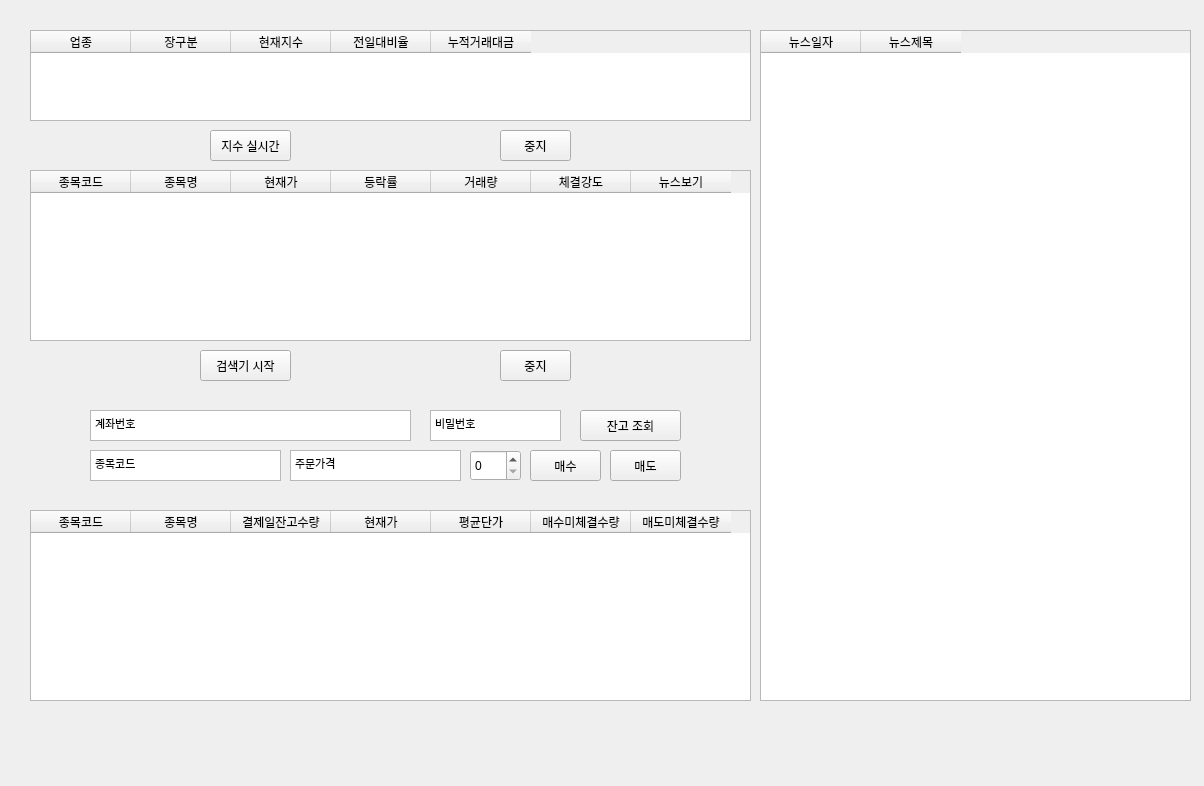
<?xml version="1.0" encoding="UTF-8"?>
<ui version="4.0">
 <class>MainWindow</class>
 <widget class="QMainWindow" name="MainWindow">
  <property name="geometry">
   <rect>
    <x>0</x>
    <y>0</y>
    <width>1204</width>
    <height>786</height>
   </rect>
  </property>
  <property name="windowTitle">
   <string>MainWindow</string>
  </property>
  <widget class="QWidget" name="centralwidget">
   <widget class="QTableWidget" name="tableWidget_1">
    <property name="geometry">
     <rect>
      <x>30</x>
      <y>30</y>
      <width>721</width>
      <height>91</height>
     </rect>
    </property>
    <column>
     <property name="text">
      <string>업종</string>
     </property>
    </column>
    <column>
     <property name="text">
      <string>장구분</string>
     </property>
    </column>
    <column>
     <property name="text">
      <string>현재지수</string>
     </property>
    </column>
    <column>
     <property name="text">
      <string>전일대비율</string>
     </property>
    </column>
    <column>
     <property name="text">
      <string>누적거래대금</string>
     </property>
    </column>
   </widget>
   <widget class="QPushButton" name="pushButton_1">
    <property name="geometry">
     <rect>
      <x>210</x>
      <y>130</y>
      <width>81</width>
      <height>31</height>
     </rect>
    </property>
    <property name="text">
     <string>지수 실시간</string>
    </property>
   </widget>
   <widget class="QPushButton" name="pushButton_2">
    <property name="geometry">
     <rect>
      <x>500</x>
      <y>130</y>
      <width>71</width>
      <height>31</height>
     </rect>
    </property>
    <property name="text">
     <string>중지</string>
    </property>
   </widget>
   <widget class="QTableWidget" name="tableWidget_2">
    <property name="geometry">
     <rect>
      <x>30</x>
      <y>170</y>
      <width>721</width>
      <height>171</height>
     </rect>
    </property>
    <column>
     <property name="text">
      <string>종목코드</string>
     </property>
    </column>
    <column>
     <property name="text">
      <string>종목명</string>
     </property>
    </column>
    <column>
     <property name="text">
      <string>현재가</string>
     </property>
    </column>
    <column>
     <property name="text">
      <string>등락률</string>
     </property>
    </column>
    <column>
     <property name="text">
      <string>거래량</string>
     </property>
    </column>
    <column>
     <property name="text">
      <string>체결강도</string>
     </property>
    </column>
    <column>
     <property name="text">
      <string>뉴스보기</string>
     </property>
    </column>
   </widget>
   <widget class="QPushButton" name="pushButton_3">
    <property name="geometry">
     <rect>
      <x>200</x>
      <y>350</y>
      <width>91</width>
      <height>31</height>
     </rect>
    </property>
    <property name="text">
     <string>검색기 시작</string>
    </property>
   </widget>
   <widget class="QTableWidget" name="tableWidget_3">
    <property name="geometry">
     <rect>
      <x>760</x>
      <y>30</y>
      <width>431</width>
      <height>671</height>
     </rect>
    </property>
    <column>
     <property name="text">
      <string>뉴스일자</string>
     </property>
    </column>
    <column>
     <property name="text">
      <string>뉴스제목</string>
     </property>
    </column>
   </widget>
   <widget class="QPushButton" name="pushButton_4">
    <property name="geometry">
     <rect>
      <x>500</x>
      <y>350</y>
      <width>71</width>
      <height>31</height>
     </rect>
    </property>
    <property name="text">
     <string>중지</string>
    </property>
   </widget>
   <widget class="QPushButton" name="pushButton_6">
    <property name="geometry">
     <rect>
      <x>530</x>
      <y>450</y>
      <width>71</width>
      <height>31</height>
     </rect>
    </property>
    <property name="text">
     <string>매수</string>
    </property>
   </widget>
   <widget class="QPushButton" name="pushButton_7">
    <property name="geometry">
     <rect>
      <x>610</x>
      <y>450</y>
      <width>71</width>
      <height>31</height>
     </rect>
    </property>
    <property name="text">
     <string>매도</string>
    </property>
   </widget>
   <widget class="QSpinBox" name="spinBox">
    <property name="geometry">
     <rect>
      <x>470</x>
      <y>450</y>
      <width>51</width>
      <height>31</height>
     </rect>
    </property>
   </widget>
   <widget class="QTextEdit" name="textEdit_1">
    <property name="geometry">
     <rect>
      <x>90</x>
      <y>410</y>
      <width>321</width>
      <height>31</height>
     </rect>
    </property>
    <property name="html">
     <string>&lt;!DOCTYPE HTML PUBLIC &quot;-//W3C//DTD HTML 4.0//EN&quot; &quot;http://www.w3.org/TR/REC-html40/strict.dtd&quot;&gt;
&lt;html&gt;&lt;head&gt;&lt;meta name=&quot;qrichtext&quot; content=&quot;1&quot; /&gt;&lt;style type=&quot;text/css&quot;&gt;
p, li { white-space: pre-wrap; }
&lt;/style&gt;&lt;/head&gt;&lt;body style=&quot; font-family:'Gulim'; font-size:9pt; font-weight:400; font-style:normal;&quot;&gt;
&lt;p style=&quot; margin-top:0px; margin-bottom:0px; margin-left:0px; margin-right:0px; -qt-block-indent:0; text-indent:0px;&quot;&gt;&lt;span style=&quot; font-family:'MS Shell Dlg 2'; font-size:8pt;&quot;&gt;계좌번호&lt;/span&gt;&lt;/p&gt;&lt;/body&gt;&lt;/html&gt;</string>
    </property>
   </widget>
   <widget class="QTextEdit" name="textEdit_2">
    <property name="geometry">
     <rect>
      <x>430</x>
      <y>410</y>
      <width>131</width>
      <height>31</height>
     </rect>
    </property>
    <property name="html">
     <string>&lt;!DOCTYPE HTML PUBLIC &quot;-//W3C//DTD HTML 4.0//EN&quot; &quot;http://www.w3.org/TR/REC-html40/strict.dtd&quot;&gt;
&lt;html&gt;&lt;head&gt;&lt;meta name=&quot;qrichtext&quot; content=&quot;1&quot; /&gt;&lt;style type=&quot;text/css&quot;&gt;
p, li { white-space: pre-wrap; }
&lt;/style&gt;&lt;/head&gt;&lt;body style=&quot; font-family:'Gulim'; font-size:9pt; font-weight:400; font-style:normal;&quot;&gt;
&lt;p style=&quot; margin-top:0px; margin-bottom:0px; margin-left:0px; margin-right:0px; -qt-block-indent:0; text-indent:0px;&quot;&gt;&lt;span style=&quot; font-family:'MS Shell Dlg 2'; font-size:8pt;&quot;&gt;비밀번호&lt;/span&gt;&lt;/p&gt;&lt;/body&gt;&lt;/html&gt;</string>
    </property>
   </widget>
   <widget class="QTextEdit" name="textEdit_3">
    <property name="geometry">
     <rect>
      <x>90</x>
      <y>450</y>
      <width>191</width>
      <height>31</height>
     </rect>
    </property>
    <property name="html">
     <string>&lt;!DOCTYPE HTML PUBLIC &quot;-//W3C//DTD HTML 4.0//EN&quot; &quot;http://www.w3.org/TR/REC-html40/strict.dtd&quot;&gt;
&lt;html&gt;&lt;head&gt;&lt;meta name=&quot;qrichtext&quot; content=&quot;1&quot; /&gt;&lt;style type=&quot;text/css&quot;&gt;
p, li { white-space: pre-wrap; }
&lt;/style&gt;&lt;/head&gt;&lt;body style=&quot; font-family:'Gulim'; font-size:9pt; font-weight:400; font-style:normal;&quot;&gt;
&lt;p style=&quot; margin-top:0px; margin-bottom:0px; margin-left:0px; margin-right:0px; -qt-block-indent:0; text-indent:0px;&quot;&gt;&lt;span style=&quot; font-family:'MS Shell Dlg 2'; font-size:8pt;&quot;&gt;종목코드&lt;/span&gt;&lt;/p&gt;&lt;/body&gt;&lt;/html&gt;</string>
    </property>
   </widget>
   <widget class="QTextEdit" name="textEdit_4">
    <property name="geometry">
     <rect>
      <x>290</x>
      <y>450</y>
      <width>171</width>
      <height>31</height>
     </rect>
    </property>
    <property name="html">
     <string>&lt;!DOCTYPE HTML PUBLIC &quot;-//W3C//DTD HTML 4.0//EN&quot; &quot;http://www.w3.org/TR/REC-html40/strict.dtd&quot;&gt;
&lt;html&gt;&lt;head&gt;&lt;meta name=&quot;qrichtext&quot; content=&quot;1&quot; /&gt;&lt;style type=&quot;text/css&quot;&gt;
p, li { white-space: pre-wrap; }
&lt;/style&gt;&lt;/head&gt;&lt;body style=&quot; font-family:'Gulim'; font-size:9pt; font-weight:400; font-style:normal;&quot;&gt;
&lt;p style=&quot; margin-top:0px; margin-bottom:0px; margin-left:0px; margin-right:0px; -qt-block-indent:0; text-indent:0px;&quot;&gt;&lt;span style=&quot; font-family:'MS Shell Dlg 2'; font-size:8pt;&quot;&gt;주문가격&lt;/span&gt;&lt;/p&gt;&lt;/body&gt;&lt;/html&gt;</string>
    </property>
   </widget>
   <widget class="QPushButton" name="pushButton_8">
    <property name="geometry">
     <rect>
      <x>580</x>
      <y>410</y>
      <width>101</width>
      <height>31</height>
     </rect>
    </property>
    <property name="text">
     <string>잔고 조회</string>
    </property>
   </widget>
   <widget class="QTableWidget" name="tableWidget_4">
    <property name="geometry">
     <rect>
      <x>30</x>
      <y>510</y>
      <width>721</width>
      <height>191</height>
     </rect>
    </property>
    <column>
     <property name="text">
      <string>종목코드</string>
     </property>
    </column>
    <column>
     <property name="text">
      <string>종목명</string>
     </property>
    </column>
    <column>
     <property name="text">
      <string>결제일잔고수량</string>
     </property>
    </column>
    <column>
     <property name="text">
      <string>현재가</string>
     </property>
    </column>
    <column>
     <property name="text">
      <string>평균단가</string>
     </property>
    </column>
    <column>
     <property name="text">
      <string>매수미체결수량</string>
     </property>
    </column>
    <column>
     <property name="text">
      <string>매도미체결수량</string>
     </property>
    </column>
   </widget>
  </widget>
 </widget>
 <resources/>
 <connections/>
</ui>
